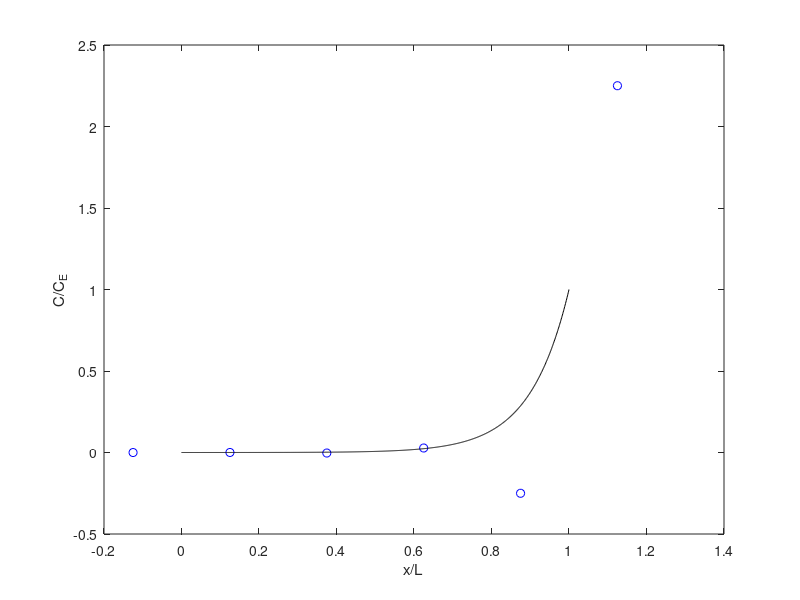

The MATLAB script that drew this image: (Note: this script raises an error after producing the figure.)
clear all; close all;

Gamma = 0.005;
U = 0.05;
L = 1;
Pe = U*L/Gamma;
for N = [4,8,16,32]
    dx = L/N;
    CE = 1;

    x = -dx/2:dx:L+dx/2;
    A = zeros(N+2);
    b = zeros(N+2, 1);

    % interior points
    r = Gamma / dx^2;
    u = U / dx;
    for i = 2:N+1
        A(i, i-1) = u/2 + r;
        A(i, i)   = -2 * r;
        A(i, i+1) = -u/2 + r;
        b(i) = 0;
    end

    % BC1
    A(1,1) = 0.5;
    A(1,2) = 0.5;
    b(1) = 0;

    % BC2
    A(N+2,N+1) = 0.5;
    A(N+2,N+2) = 0.5;
    b(N+2) = CE; % BC2

    C = A \ b; % invert matrix

    xf = linspace(0, L, 1000);
    Cex = CE*(exp(Pe*xf/L)-1)/(exp(Pe)-1);
    figure()
    plot(x, C, 'ob', xf, Cex, '-k');
    xlabel('x/L')
    ylabel('C/C_E')
    legend('numerical', 'exact', 'location', 'NW')

end
